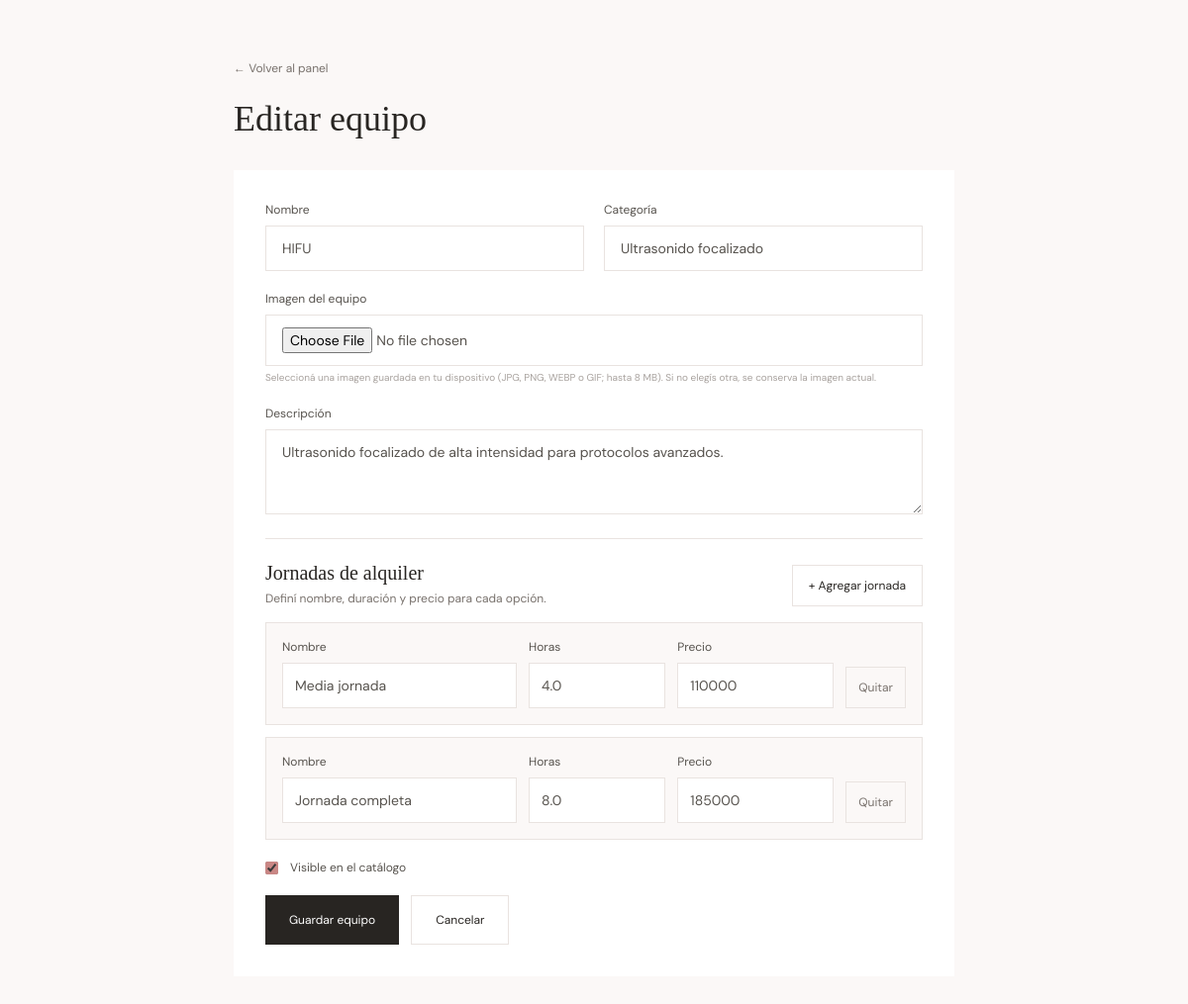
Screenshot of /admin/maquinas/2/editar (signed in) with the database file from the repository.
### app/models.py (models this page shows)
class Machine(db.Model):
    id = db.Column(db.Integer, primary_key=True)
    name = db.Column(db.String(120), nullable=False)
    category = db.Column(db.String(120), nullable=False, default="Estética")
    description = db.Column(db.Text, nullable=False, default="")
    image_url = db.Column(db.String(500), nullable=False, default="")
    half_day_price = db.Column(db.Integer, nullable=False, default=0)
    full_day_price = db.Column(db.Integer, nullable=False, default=0)
    half_day_hours = db.Column(db.Float, nullable=False, default=4)
    full_day_hours = db.Column(db.Float, nullable=False, default=8)
    active = db.Column(db.Boolean, nullable=False, default=True)
    bookings = db.relationship("Booking", backref="machine", lazy=True)
    journeys = db.relationship(
        "RentalJourney",
        backref="machine",
        lazy=True,
        cascade="all, delete-orphan",
        order_by="RentalJourney.id",
    )

class RentalJourney(db.Model):
    id = db.Column(db.Integer, primary_key=True)
    machine_id = db.Column(db.Integer, db.ForeignKey("machine.id"), nullable=False)
    name = db.Column(db.String(100), nullable=False)
    duration_hours = db.Column(db.Float, nullable=False)
    price = db.Column(db.Integer, nullable=False)

### app/routes.py (the view, shortened to what this page needs)
@bp.route("/admin/maquinas/nueva", methods=["GET", "POST"])
@bp.route("/admin/maquinas/<int:machine_id>/editar", methods=["GET", "POST"])
@admin_required
def edit_machine(machine_id=None):
    machine = db.session.get(Machine, machine_id) if machine_id else Machine()
    if machine_id and not machine:
        abort(404)
    return render_template("machine_form_configurable.html", machine=machine, journey_rows=journey_rows_for(machine))

### app/routes.py (called while the page is built)
def site_content():
    return {item.key: item.value for item in SiteSetting.query.all()}

def journey_rows_for(machine):
    if machine.journeys:
        return [(item.name, item.duration_hours, item.price) for item in machine.journeys]
    return [("Media jornada", 4, 0), ("Jornada completa", 8, 0)]

def admin_required(view):
    @wraps(view)
    def wrapped(*args, **kwargs):
        if not session.get("admin_id"):
            return redirect(url_for("main.admin_login", next=request.path))
        return view(*args, **kwargs)
    return wrapped

@bp.app_context_processor
def inject_site_content():
    return {"site": site_content()}

### app/templates/machine_form_configurable.html (shortened to what this page needs)
{% extends 'base.html' %}
{% block body %}
<main class="mx-auto max-w-3xl px-5 py-10 md:py-14">
  <a href="{{ url_for('main.admin_dashboard') }}" class="text-xs text-stone-500 hover:text-ink">← Volver al panel</a>
  <h1 class="display mt-5 text-4xl">{{ 'Editar equipo' if machine.id else 'Nuevo equipo' }}</h1>
  <form method="post" enctype="multipart/form-data" class="mt-8 grid gap-5 bg-white p-6 sm:grid-cols-2 sm:p-8">
    <label class="text-xs text-stone-600">Nombre<input name="name" required value="{{ machine.name or '' }}" class="mt-2 w-full border border-line px-4 py-3 text-sm"></label>
    <label class="text-xs text-stone-600">Categoría<input name="category" required value="{{ machine.category or '' }}" class="mt-2 w-full border border-line px-4 py-3 text-sm"></label>
    <label class="text-xs text-stone-600 sm:col-span-2">Imagen del equipo<input name="image_file" type="file" accept=".jpg,.jpeg,.png,.webp,.gif" class="mt-2 block w-full border border-line bg-white px-4 py-3 text-sm"><span class="mt-1 block text-[10px] text-stone-400">Seleccioná una imagen guardada en tu dispositivo (JPG, PNG, WEBP o GIF; hasta 8 MB). Si no elegís otra, se conserva la imagen actual.</span></label>
    <label class="text-xs text-stone-600 sm:col-span-2">Descripción<textarea name="description" rows="3" class="mt-2 w-full border border-line px-4 py-3 text-sm">{{ machine.description or '' }}</textarea></label>
    <section class="border-t border-line pt-5 sm:col-span-2">
      <div class="flex flex-wrap items-end justify-between gap-3"><div><h2 class="display text-xl">Jornadas de alquiler</h2><p class="mt-1 text-xs text-stone-500">Definí nombre, duración y precio para cada opción.</p></div><button id="add-journey" type="button" class="border border-line px-4 py-3 text-xs hover:border-rose">+ Agregar jornada</button></div>
      <div id="journey-list" class="mt-4 space-y-3">
        {% for journey_name, duration_hours, price in journey_rows %}
        <div class="journey-row grid items-end gap-3 border border-line bg-paper p-4 sm:grid-cols-[1.2fr_.7fr_.8fr_auto]">
          <label class="text-xs text-stone-600">Nombre<input name="journey_name" required value="{{ journey_name }}" class="mt-2 w-full border border-line bg-white px-3 py-3 text-sm"></label>
          <label class="text-xs text-stone-600">Horas<input name="journey_hours" type="number" step="0.5" min="0.5" required value="{{ duration_hours }}" class="mt-2 w-full border border-line bg-white px-3 py-3 text-sm"></label>
          <label class="text-xs text-stone-600">Precio<input name="journey_price" type="number" min="0" required value="{{ price }}" class="mt-2 w-full border border-line bg-white px-3 py-3 text-sm"></label>
          <button type="button" class="remove-journey border border-line px-3 py-3 text-xs text-stone-500 hover:border-red-300 hover:text-red-700" aria-label="Quitar jornada">Quitar</button>
        </div>
        {% endfor %}
      </div>
    </section>
    <label class="flex items-center gap-3 text-xs text-stone-600 sm:col-span-2"><input name="active" type="checkbox" class="accent-rose" {{ 'checked' if machine.active or not machine.id }}> Visible en el catálogo</label>
    <div class="flex gap-3 sm:col-span-2"><button class="bg-ink px-6 py-4 text-xs text-white hover:bg-rose">Guardar equipo</button><a href="{{ url_for('main.admin_dashboard') }}" class="border border-line px-6 py-4 text-xs">Cancelar</a></div>
  </form>
</main>
{% endblock %}

### app/templates/base.html (style rules this page uses)
:root { color-scheme: light; }
body { font-family: 'DM Sans', sans-serif; color: #282522; background: #fbf8f7; }
.display { font-family: 'Playfair Display', serif; }
input, textarea, select { outline: none; }

### rows the page displays
Machine: name "HIFU", category "Ultrasonido focalizado", description "Ultrasonido focalizado de alta intensidad para protocolos avanzados."
RentalJourney: journey_name "Media jornada", journey_hours "4.0", journey_price "110000"
RentalJourney: journey_name "Jornada completa", journey_hours "8.0", journey_price "185000"

### other values shown
{{ 'Editar equipo' if machine.id else 'Nuevo equipo' }} "Editar equipo"
